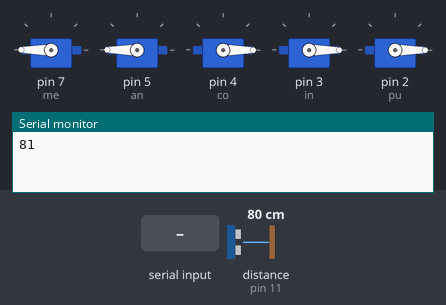
Recording of a sketch running on a simulated Arduino Uno, built with avr-gcc and run on an emulated ATmega328P. Shown: 5 × servo, the last lines printed to the serial monitor. The test bench sets the inputs (shaded band); at power-on: distance to the obstacle (sensor on pin 11) 80 cm. The echo pulse lasts 58.3 µs per cm.

Above: at 1.2 s.
1.3 s: "1" received over Serial
At 3.7 s:
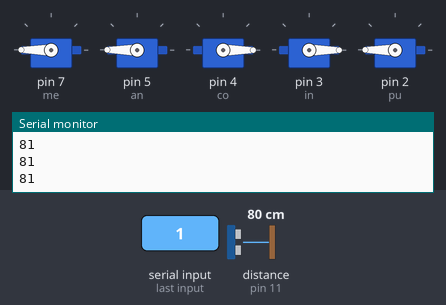
5.6 s: "2" received over Serial
At 8.4 s:
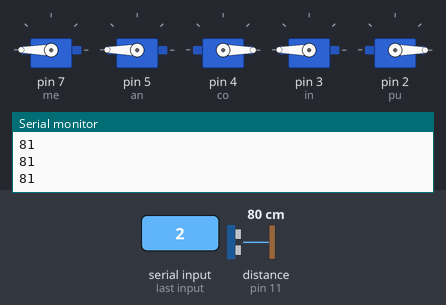
9.9 s: "3" received over Serial
At 13.2 s:
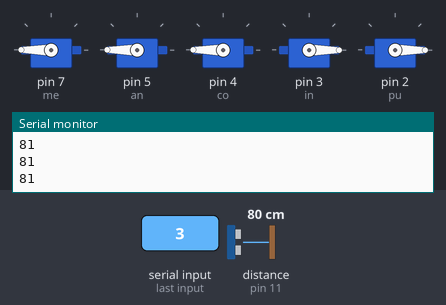
14.2 s: "4" received over Serial
At 16.8 s:
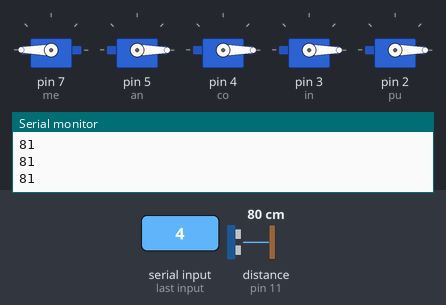
18.5 s: "5" received over Serial
At 21.6 s:
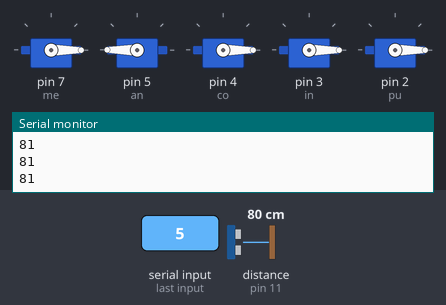
22.8 s: "0" received over Serial
At 25.2 s:
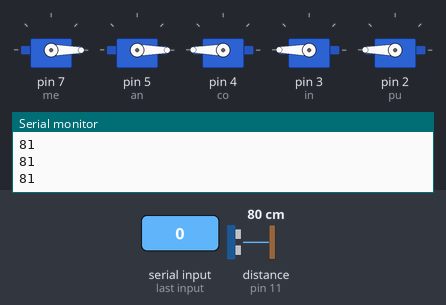
Timing chart, 0 to 28.1 s (numbered marks = the images above; inputs shaded):
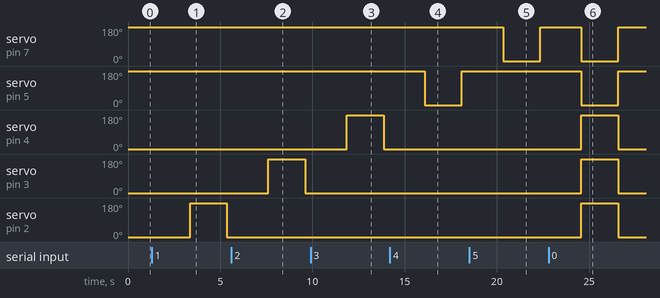

Measured:
- after the input at 1.3 s, servo on pin 2 (pu): 0° → 180° after 2.1 s, → 0° 2.0 s later
- after the input at 5.6 s, servo on pin 3 (in): 0° → 180° after 2.0 s, → 0° 2.0 s later
- after the input at 9.9 s, servo on pin 4 (co): 0° → 180° after 2.0 s, → 0° 2.0 s later
- after the input at 14.2 s, servo on pin 5 (an): 180° → 0° after 1.9 s, → 180° 2.0 s later
- after the input at 18.5 s, servo on pin 7 (me): 180° → 0° after 1.8 s, → 180° 2.0 s later
- after the input at 22.8 s, servo on pin 7 (me), servo on pin 5 (an): 180° → 0° after 1.8 s, → 180° 2.0 s later; servo on pin 4 (co), servo on pin 3 (in), servo on pin 2 (pu): 0° → 180° after 1.8 s, → 0° 2.0 s later

The sketch:

proyectopoo.ino
```cpp
#include <NewPing.h>
#define TRIGGER_PIN  12
#define ECHO_PIN     11
#define MAX_DISTANCE 200
#include <Servo.h>                // Incluye la libreria Servo
NewPing sonar(TRIGGER_PIN, ECHO_PIN, MAX_DISTANCE);

Servo me;                    // Crea el objeto me con las caracteristicas de Servo
Servo an;
Servo co;
Servo in;
Servo pu;
int dato=0;
int dato2;
void setup()
{
  Serial.begin(9600);
  me.attach(7,600,1500);    // Asocia el servo1 al pin 6, define el min y max del ancho del pulso
  me.write(180);
  an.attach(5,600,1500);
  an.write(180);
  co.attach(4,600,1500);
  co.write(0);
  in.attach(3,600,1500);
  in.write(0);
  pu.attach(2,600,1500);
  pu.write(0);
}

void loop()
{
  //delay(1000);
  // Obtener medicion de tiempo de viaje del sonido y guardar en variable uS
  int uS = sonar.ping_median();
  // Imprimir la distancia medida a la consola serial
  //Serial.print("Distancia: ");
  // Calcular la distancia con base en una constante
  dato2=uS / US_ROUNDTRIP_CM;
  Serial.println(dato2);
  //Serial.println("cm");


    if(Serial.available() >= 0){
    dato=Serial.read();
    delay(1000);
  }

  switch(dato){
    case '1':
    pulgar();
    break;
    case '2':
    indice();
    break;
    case '3':
    corazon();
    break;
    case '4':
    anillo();
    break;
    case '5':
    menique();
    break;
    case '0':
    agarrar();
    break;
    case '7':
    pistola();
    break;
    case'8':
    paz();
    break;
    case'9':
    diablo();
    break;
    default:
    break;

  }

  }
  void menique(){
    me.write(0);
    delay(2000);
    me.write(180);
  }
  void anillo(){
    an.write(0);
    delay(2000);
    an.write(180);
  }
  void corazon(){
    co.write(180);
    delay(2000);
    co.write(0);
  }
  void indice(){
    in.write(180);
    delay(2000);
    in.write(0);
  }
  void pulgar(){
    pu.write(180);
    delay(2000);
    pu.write(0);
  }
  void agarrar(){
    me.write(0);
    an.write(0);
    co.write(180);
    in.write(180);
    pu.write(180);
    delay(2000);
    me.write(180);
    an.write(180);
    co.write(0);
    in.write(0);
    pu.write(0);
  }
  void diablo(){
    an.write(0);
    co.write(180);
    delay(2000);
    an.write(180);
    co.write(0);
  }
  void paz(){
    me.write(0);
    an.write(0);
    pu.write(180);
    delay(2000);
    me.write(180);
    an.write(180);
    pu.write(0);
  }
  void pistola(){
    me.write(0);
    an.write(0);
    in.write(180);
    pu.write(180);
    delay(3000);
    me.write(180);
    an.write(180);
    in.write(0);
    pu.write(0);
  }
```
